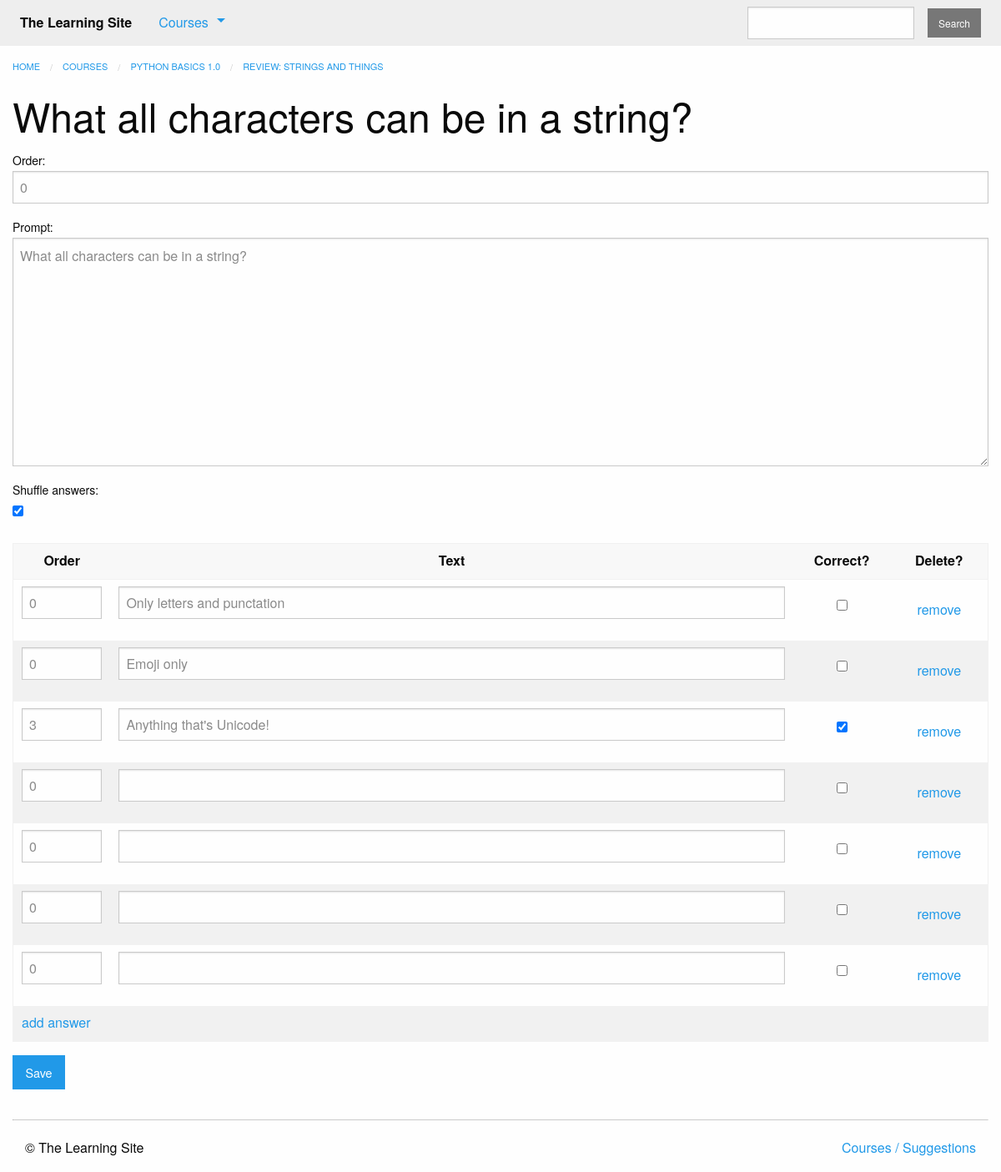
Before: /courses/2/edit_question/2/ (signed in) with the older database file.
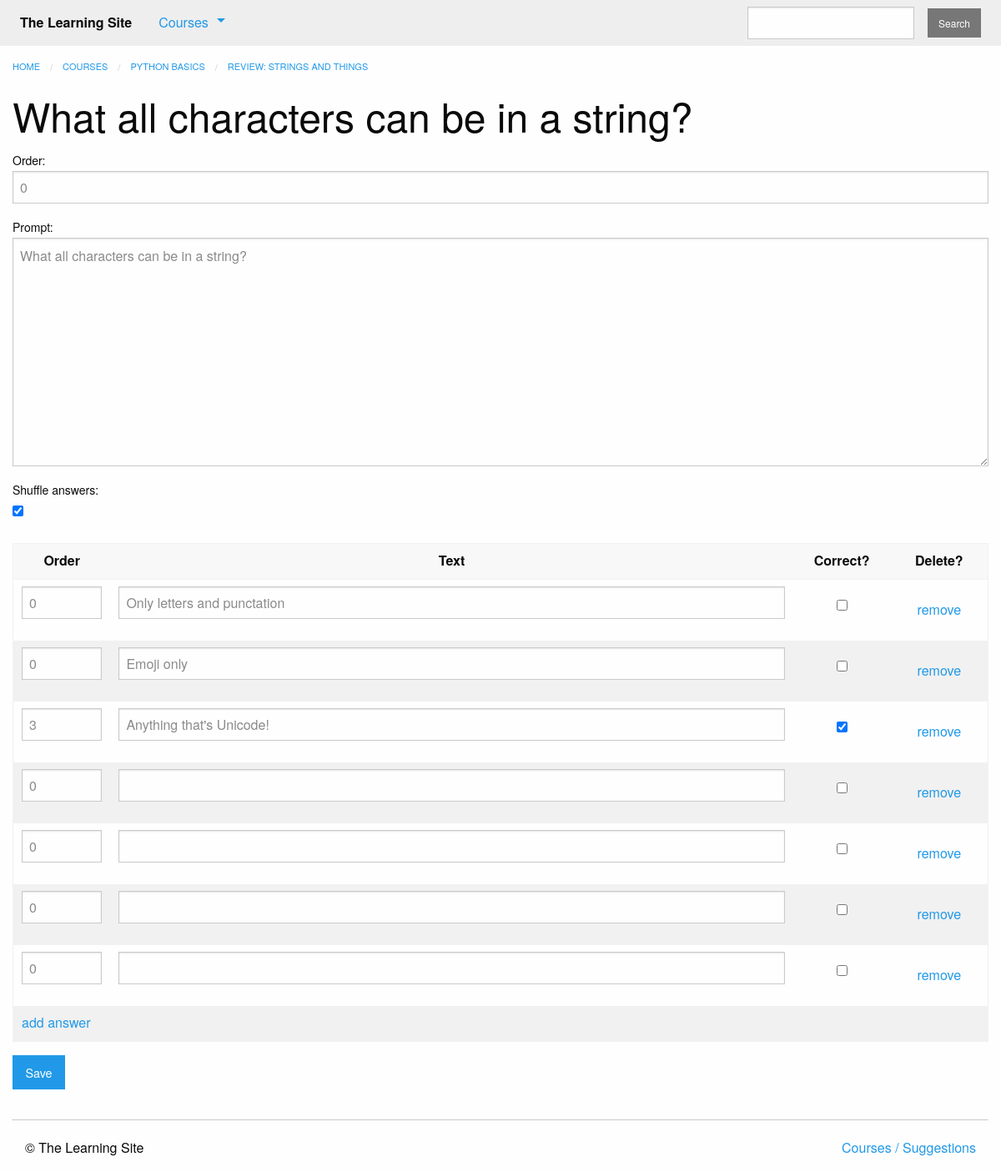
After: the same page with the newer database file.
### courses/models.py (models this page shows, shortened)
class Step(models.Model):
    title = models.CharField(max_length=255)
    description = models.TextField()
    order = models.IntegerField(default=0)
    course = models.ForeignKey(Course, on_delete=models.CASCADE)
    class Meta:
        abstract = True
        ordering = ['order', ]

class Quiz(Step):
    total_questions = models.IntegerField(default=4)
    times_taken = models.IntegerField(default=0, editable=False)
    class Meta:
        verbose_name_plural = "Quizzes"

class Course(models.Model):
    created_at = models.DateTimeField(auto_now_add=True)
    title = models.CharField(max_length=255)
    description = models.TextField()
    teacher = models.ForeignKey(User, on_delete=models.CASCADE)
    subject = models.CharField(default='', max_length=100)
    published = models.BooleanField(default=False)

### courses/views.py (the view, shortened to what this page needs)
# urls.py: path('<int:quiz_pk>/edit_question/<int:question_pk>/', views.question_edit, name='question_edit'),
@login_required
def question_edit(request, quiz_pk, question_pk):
    question = get_object_or_404(models.Question,
                                 pk=question_pk, quiz_id=quiz_pk)
    if hasattr(question, 'truefalsequestion'):
        form_class = forms.TrueFalseQuestionForm
        question = question.truefalsequestion
    else:
        form_class = forms.MultipleChoiceQuestionForm
        question = question.multiplechoicequestion
    form = form_class(instance=question)
    answer_forms = forms.AnswerInlineFormSet(
        queryset=form.instance.answer_set.all()
    )
    return render(request, 'courses/question_form.html', {
        'form': form,
        'quiz': question.quiz,
        'formset': answer_forms
    })

### courses/forms.py
class MultipleChoiceQuestionForm(QuestionForm):
    class Meta:
        model = models.MultipleChoiceQuestion
        fields = [
            'order',
            'prompt',
            'shuffle_answers'
        ]

### courses/templatetags/course_extras.py (called while the page is built)
@register.inclusion_tag('courses/course_nav.html')
def nav_courses_list():
    courses = Course.objects.filter(published=True).order_by('-created_at').values('id', 'title')[:5]
    return {'courses': courses}

### courses/templates/courses/question_form.html (shortened to what this page needs)
{% extends "courses/layout.html" %}
{% load course_extras %}
{% block breadcrumbs %}
    <li><a href="{% url 'courses:detail' pk=quiz.course.pk %}">{{ quiz.course.title }}</a></li>
    <li><a href="{% url 'courses:quiz' course_pk=quiz.course.pk step_pk=quiz.pk %}">{{ quiz.title }}</a></li>
{% endblock %}
{% block content %}
    <div class="row columns">
    {{ block.super }}
    <h1>{{ form.instance.prompt|default:"Make a new question" }}</h1>
    <form method="POST" action="">
        {{ form.as_p }}
        <table role="grid" class="stack hover" style="width: 100%">
            <thead>
                <tr>
                    <th scope="col" class="text-center" style="width: 10%">Order</th>
                    <th scope="col" class="text-center">Text</th>
                    <th scope="col" class="text-center" style="width: 10%">Correct?</th>
                    <th scope="col" class="text-center" style="width: 10%">Delete?</th>
                </tr>
            </thead>
            <tbody class="order">
                {% for form in formset %}
                    <tr class="answer-form {% if form.instance.pk %}item{% else %}new{% endif %}">
                        <td>{{ form.id }}{{ form.order }}</td>
                        <td>{{ form.text }}</td>
                        <td class="text-center">{{ form.correct }}</td>
                        {% if form.instance.pk %}
                            <td class="text-center">{{ form.DELETE }}</td>
                        {% else %}
                            <td class="text-center"></td>
                        {% endif %}
                    </tr>
                {% endfor %}
            </tbody>
        </table>
        <input type="submit" class="button" value="Save">
    </form>
</div>
{% endblock %}
{% block css %}
    {{ form.media.css }}
{% endblock %}
{% block javascript %}
    {% load static from staticfiles %}
{% endblock %}

Changed rows visible on the page:
changed through a linked row, Quiz "REVIEW: STRINGS AND THINGS": course "PYTHON BASICS 1.0" → "PYTHON BASICS"
